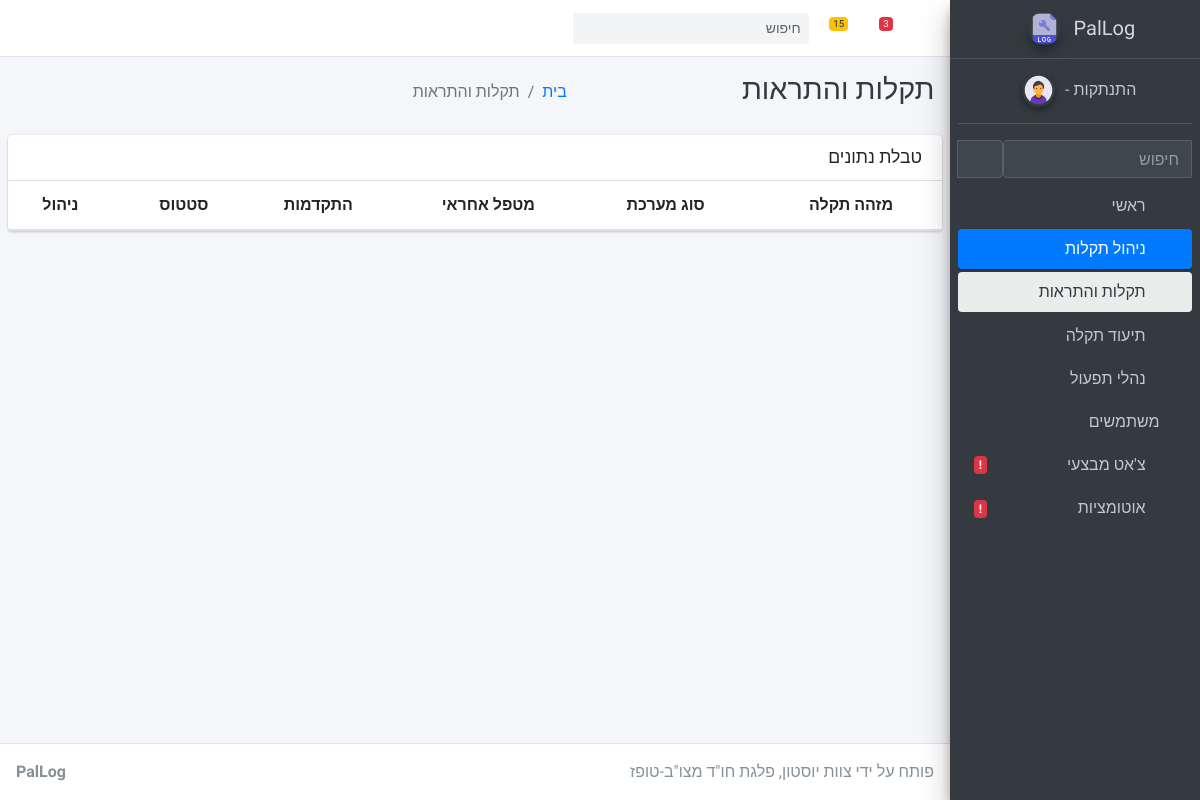
/management-alerts, run on an earlier commit of the app's database.
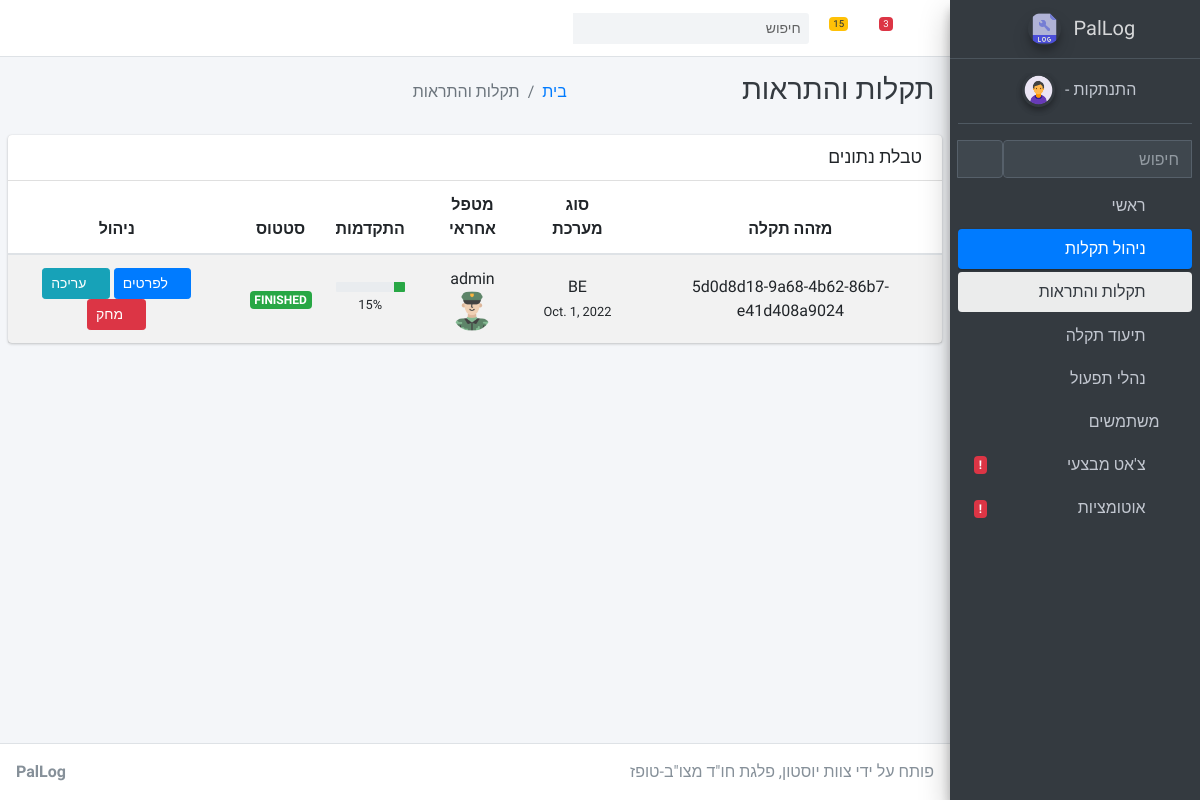
And on a later commit of the database.
### apps/home/models.py (models this page shows, shortened)
class Record(models.Model):
    AIRPORT = 'AIRPORT'
    BE = 'BE'
    CHOICES_SYSTEM = (
        (AIRPORT, 'AIRPORT'),
        (BE, 'BE')
    )
    FINISHED = 'FINISHED'
    IN_PROGRESS = 'IN PROGRESS'
    ABORTED = 'ABORTED'
    CHOICES_STATUS = (
        (FINISHED, 'FINISHED'),
        (IN_PROGRESS, 'IN PROGRESS'),
        (ABORTED, 'ABORTED')
    )
    id = models.AutoField(primary_key=True)
    record_id =  models.UUIDField(default=uuid.uuid4, editable=False)
    created_by = models.ForeignKey(User, related_name='records', on_delete=models.CASCADE)
    system_type = models.CharField(max_length=20, choices=CHOICES_SYSTEM, default=AIRPORT)
    status = models.CharField(max_length=20, choices=CHOICES_STATUS, default=IN_PROGRESS)
    network = models.CharField(max_length = 12)
    date_start = models.DateField()
    date_finish = models.DateField()
    progression = PositiveIntegerField(default=0, validators=[MinValueValidator(0), MaxValueValidator(100)])
    short_description = models.TextField(blank=True, null=True)
    long_description = models.TextField(blank=True, null=True)
    short_solution = models.TextField(blank=True, null=True)
    long_solution = models.TextField(blank=True, null=True)

### apps/home/views.py (the view)
# urls.py: path('management-alerts', views.alerts, name='management-alerts'),
def alerts(request):
    alerts = Record.objects.all()
    context = {'management', 'alerts'}
    return render(request,'home/alerts.html', {'alerts': alerts, 'segment' : context})

### apps/context_processors.py (called while the page is built)
def cfg_assets_root(request):
    return { 'ASSETS_ROOT' : settings.ASSETS_ROOT }

### apps/templates/home/alerts.html (shortened to what this page needs)
{% extends "layouts/base.html" %}
{% block body_class %} sidebar-mini layout-fixed layout-navbar-fixed layout-footer-fixed {% endblock body_class %}
{% block stylesheets %}
  <link rel="stylesheet" href="{{ ASSETS_ROOT }}/plugins/fontawesome-free/css/all.min.css">
  <link rel="stylesheet" href="{{ ASSETS_ROOT }}/plugins/datatables-bs4/css/dataTables.bootstrap4.min.css">
  <link rel="stylesheet" href="{{ ASSETS_ROOT }}/css/adminlte.min.css">
{% endblock stylesheets %}
{% block content %}
  <div class="content-wrapper">
    <div class="content-header" style="direction:rtl">
      <div class="container-fluid">
        <div class="row mb-2">
          <div class="col-sm-3">
            <h1 class="m-0 text-dark">תקלות והתראות</h1>
          </div>
          <div class="col-sm-4">
            <ol class="breadcrumb float-sm-left">
              <li class="breadcrumb-item"><a href="/">בית</a></li>
              <li class="breadcrumb-item active">תקלות והתראות</li>
            </ol>
          </div>
        </div>
      </div>
    </div>
    <section class="content" style="direction: rtl">
      <div class="card">
        <div class="card-header">
          <h3 class="card-title">טבלת נתונים</h3>
        </div>
        <div class="card-body p-0">
          <table id="table" class="table table-striped projects">
              <thead>
                  <tr class="text-center">
                    <th>מזהה תקלה</th>
                    <th>סוג מערכת</th>
                    <th>מטפל אחראי</th>
                    <th>התקדמות</th>
                    <th>סטטוס</th>
                    <th>ניהול</th>
                  </tr>
              </thead>
              <tbody>
                {% for a in alerts %}
                  <tr class="text-center">
                      <td>{{a.record_id}}</td>
                      <td>
                          <a>{{a.system_type}}</a>
                          <br/>
                          <small>{{a.date_start}}</small>
                      </td>
                      <td>
                        {{a.created_by}}
                        <img alt="Avatar" class="table-avatar" src="{{ ASSETS_ROOT }}/img/user.png">
                      </td>
                      <td class="project_progress">
                          <div class="progress progress-sm">
                              <div class="progress-bar bg-green" role="progressbar" aria-valuenow="{{a.progression}}" aria-valuemin="0" aria-valuemax="100" style="width: {{a.progression}}%">
                              </div>
                          </div>
                          <small> {{a.progression}}% </small>
                      </td>
                      <td class="project-state">
                        {% if a.status == "FINISHED" %}
                          <span class="badge badge-success">{{a.status}}</span>
                        {% else %}
                            {% if a.status == "IN PROGRESS" %}
                              <span class="badge badge-warning">{{a.status}}</span>
                            {% else %}
                              <span class="badge badge-danger">{{a.status}}</span>
                            {% endif %}
                        {% endif %}
                      </td>
                      <td class="project-actions text-center">
                          <a class="btn btn-primary btn-sm" href="{% url 'management-view' a.id  %}">
                              <i class="fas fa-folder"></i>
                              לפרטים
                          </a>
                          <a class="btn btn-info btn-sm" href="{% url 'management-edit' a.id  %}">
                              <i class="fas fa-pencil-alt"></i>
                              עריכה
                          </a>
                          <a class="btn btn-danger btn-sm" href="{% url 'management-del' a.id  %}">
                              <i class="fas fa-trash"></i>
                              מחק
                          </a>
                      </td>
                  </tr>
                {% endfor %}
              </tbody>
          </table>
        </div>
      </div>
    </section>
  </div>
{% endblock content %}

### apps/templates/layouts/base.html (shortened to what this page needs)
<!DOCTYPE html>
<html lang="en">
<head>
  {% block stylesheets %}{% endblock stylesheets %}
</head>
<body class="hold-transition {% block body_class %}{% endblock body_class %}">
<div class="wrapper">
    {% include 'includes/navigation.html' %}
    {% include 'includes/sidebar.html' %}
    {% block content %}{% endblock content %}
    {% include 'includes/footer.html' %}
</div>
</body>
</html>

### apps/templates/includes/navigation.html (shortened to what this page needs)
  <nav class="main-header navbar navbar-expand navbar-white navbar-light">
    <ul class="navbar-nav">
      <li class="nav-item">
        <a class="nav-link" data-widget="pushmenu" href="#" role="button"><i class="fas fa-bars"></i></a>
      </li>
      <li class="nav-item dropdown">
        <a class="nav-link" data-toggle="dropdown" href="#">
          <i class="far fa-comments"></i>
          <span class="badge badge-danger navbar-badge">3</span>
        </a>
      </li>
      <li class="nav-item dropdown">
        <a class="nav-link" data-toggle="dropdown" href="#">
          <span class="badge badge-warning navbar-badge">15</span>
        </a>
      </li>
    </ul>
    <form class="form-inline ml-3">
      <div class="input-group input-group-sm">
        <div class="input-group-append">
          <button class="btn btn-navbar" type="submit">
            <i class="fas fa-search"></i>
          </button>
        </div>
        <input class="form-control form-control-navbar" type="search" placeholder="חיפוש" aria-label="Search">
      </div>
    </form>
  </nav>

### apps/templates/includes/sidebar.html (shortened to what this page needs)
  <aside class="main-sidebar sidebar-dark-primary elevation-4">
    <a href="/" class="brand-link text-center">
      <img src="{{ ASSETS_ROOT }}/img/PalLog.png" alt="PalLog Logo" class="brand-image img-circle elevation-3" style="opacity: .8">
      <span class="brand-text font-weight-light">PalLog</span>
    </a>
    <div class="sidebar">
      <div class="user-panel mt-3 pb-3 mb-3 d-flex justify-content-center">
        <div class="image">
          <img src="{{ ASSETS_ROOT }}/img/admin.png" class="img-circle elevation-2" alt="User Image">
        </div>
        <div class="info">
          <a href="{% url 'login' %}" class="d-block">
            {{ user.username }} - התנתקות
          </a>
        </div>
      </div>
      <div class="form-inline" style="direction:rtl">
        <div class="input-group" data-widget="sidebar-search">
          <input class="form-control form-control-sidebar" type="search" placeholder="חיפוש" aria-label="חיפוש">
          <div class="input-group-append">
            <button class="btn btn-sidebar">
              <i class="fas fa-search fa-fw"></i>
            </button>
          </div>
        </div>
      </div>
      <nav class="mt-2">
        <ul class="nav nav-pills nav-sidebar flex-column" data-widget="treeview" role="menu" data-accordion="false">
          <li class="nav-item has-treeview {% if 'main' in segment %} menu-open {% endif %}">
            <a href="/" class="nav-link {% if 'main' in segment %} active {% endif %}">
              <p>
                ראשי
                <i class="right fas fa-angle-left"></i>
              </p>
              <i class="fas fa-home nav-icon"></i>
            </a>
          </li>
          <li class="nav-item has-treeview {% if 'management' in segment %} menu-open {% endif %}">
            <a href="/" class="nav-link {% if 'management' in segment %} active {% endif %}">
              <p>
                ניהול תקלות
                <i class="fas fa-angle-left right"></i>
              </p>
              <i class="nav-icon fas fa-th"></i>
            </a>
            <ul class="nav nav-treeview">
              <li class="nav-item">
                <a href="/management-alerts" class="nav-link {% if 'alerts' in segment %} active {% endif %}">
                  <p>תקלות והתראות</p>
                  <i class="fas fa-exclamation-triangle nav-icon"></i>
                </a>
              </li>
              <li class="nav-item">
                <a href="/management-document" class="nav-link {% if 'document' in segment %} active {% endif %}">
                  <p>תיעוד תקלה</p>
                  <i class="fas fa-thumbtack nav-icon"></i>
                </a>
              </li>
              <li class="nav-item">
                <a href="/management-manuals" class="nav-link {% if 'manuals' in segment %} active {% endif %}">
                  <p>נהלי תפעול</p>
                  <i class="fas fa-folder-open nav-icon"></i>
                </a>
              </li>
            </ul>
          </li>
          <li class="nav-item has-treeview {% if 'users' in segment %} menu-open {% endif %}">
            <a href="/" class="nav-link {% if 'users' in segment %} active {% endif %}">
              <p>
                משתמשים
                <i class="fas fa-angle-left right"></i>
              </p>
              <i class="fas fa-user"></i>
            </a>
          </li>
          <li class="nav-item">
            <a href="/chat/" class="nav-link {% if 'chat' in segment %} active {% endif %}">
              <p>
                צ'אט מבצעי
                <span class="right badge badge-danger">!</span>
              </p>
              <i class="nav-icon fas fa-comment"></i>
            </a>
          </li>
          <li class="nav-item">
            <a href="/automations" class="nav-link {% if 'automations' in segment %} active {% endif %}">
              <p>
                אוטומציות
                <span class="right badge badge-danger">!</span>
              </p>
              <i class="nav-icon fas fa-robot"></i>
            </a>
          </li>
        </ul>
      </nav>
    </div>
  </aside>

### apps/templates/includes/footer.html
  <footer class="main-footer">
    <div class="float-left d-none d-sm-inline-block">
      <b>PalLog</b>
    </div>
    <div class="float-right d-none d-sm-inline-block">
        פותח על ידי צוות יוסטון, פלגת חו"ד מצו"ב-טופז
    </div>
  </footer>

What changed in the data, as far as the page shows it:
added Record: record_id "5d0d8d18-9a68-4b62-86b7-e41d408a9024", system_type "BE", date_start "Oct. 1, 2022", created_by "admin", progression "15", status "FINISHED"
